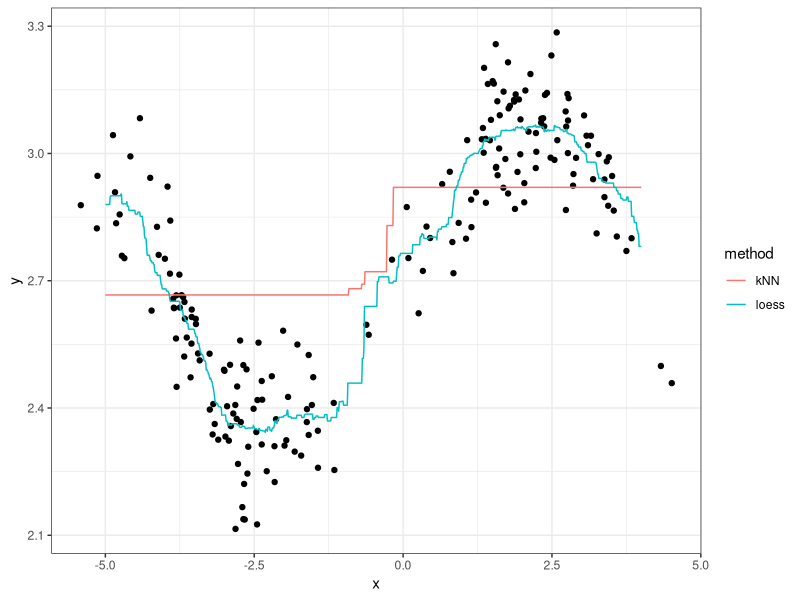

R code for this plot:
## ---- chunk 1
library(tidyverse)
library(knitr)
## ---- chunk 2
set.seed(87)
dat <- tibble(x = c(rnorm(100), rnorm(100)+5)-3,
              y = sin(x^2/5)/x + rnorm(200)/10 + exp(1))
kable(head(dat))
k=10
r=5
dat$d <- abs(dat$x)
dat<-arrange(dat,d)
dat.knn <- dat %>% top_n(k)
(knn.pred <- mean(dat.knn$y))
dat.loess <- dat %>% filter(d<=r)
(loess.pred <- mean(dat.loess$y))
## ---- chunk 3
xgrid <- seq(-5, 4, length.out=1000)
kNN_estimates <- map_dbl(xgrid, function(x){
    ## YOUR CODE HERE FOR kNN
    ## Note: The variable "x" here is a single value along the grid.
    ## Hint1: Extend your code for kNN from the previous exercise.
    ## Hint2: Say you store the prediction in the variable "yhat".
    ##         Then in a new line of code, write: return(yhat)
    k=5
    dat$d <- abs(x-dat$x)
    dat<-arrange(dat,d)
    dat.knn <- dat %>% top_n(k)
    knn.pred <- mean(dat.knn$y)
    return (knn.pred)
})
loess_estimates <- map_dbl(xgrid, function(x){
    ## YOUR CODE HERE FOR LOESS
    ## Note: The variable "x" here is a single value along the grid.
    ## Hint1: Extend your code for loess from the previous exercise.
    ## Hint2: Say you store the prediction in the variable "yhat".
    ##         Then in a new line of code, write: return(yhat)
    r=0.5
    dat$d <- abs(x-dat$x)
    dat.loess <- dat %>% filter(d<=r)
    loess.pred <- mean(dat.loess$y)
    return (loess.pred)
})
est <- tibble(x=xgrid, kNN=kNN_estimates, loess=loess_estimates) %>% 
    gather(key="method", value="estimate", kNN, loess)
ggplot() +
    geom_point(data=dat, mapping=aes(x,y)) +
    geom_line(data=est, 
              mapping=aes(x,estimate, group=method, colour=method)) +
    theme_bw()
